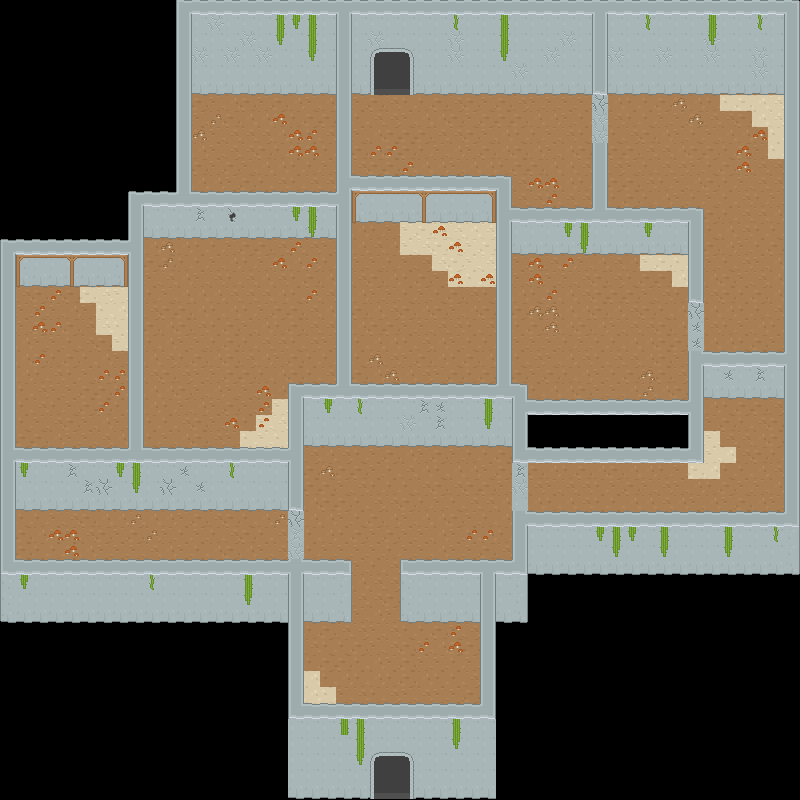

A 2D game scene composited from a Tiled map and its tileset images. What follows is a short description and the map's XML, with each tile layer's data collapsed to a summary:
An orthogonal 50x50 tile map with 16x16 px tiles, 12 tile layers (Ground, Wall, Decorations, Cracked1, ...).

<map version="1.10" tiledversion="1.11.2" orientation="orthogonal" renderorder="right-down" width="50" height="50" tilewidth="16" tileheight="16" infinite="0" nextlayerid="17" nextobjectid="1">
 <editorsettings>
  <export target="floorFive.json" format="json" />
 </editorsettings>
 <tileset firstgid="1" name="tilemap_packed" tilewidth="17" tileheight="17" tilecount="476" columns="28">
  <image source="tilemap_packed.png" width="492" height="305" />
  <tile id="0">
   <properties>
    <property name="door" type="bool" value="true" />
   </properties>
  </tile>
  <tile id="8">
   <properties>
    <property name="wall" type="bool" value="true" />
   </properties>
  </tile>
  <tile id="9">
   <properties>
    <property name="wall" type="bool" value="true" />
   </properties>
  </tile>
  <tile id="10">
   <properties>
    <property name="wall" type="bool" value="true" />
   </properties>
  </tile>
  <tile id="11">
   <properties>
    <property name="wall" type="bool" value="true" />
   </properties>
  </tile>
  <tile id="12">
   <properties>
    <property name="wall" type="bool" value="true" />
   </properties>
  </tile>
  <tile id="13">
   <properties>
    <property name="wall" type="bool" value="true" />
   </properties>
  </tile>
  <tile id="14">
   <properties>
    <property name="wall" type="bool" value="true" />
   </properties>
  </tile>
  <tile id="15">
   <properties>
    <property name="wall" type="bool" value="true" />
   </properties>
  </tile>
  <tile id="16">
   <properties>
    <property name="wall" type="bool" value="true" />
   </properties>
  </tile>
  <tile id="17">
   <properties>
    <property name="wall" type="bool" value="true" />
   </properties>
  </tile>
  <tile id="18">
   <properties>
    <property name="wall" type="bool" value="true" />
   </properties>
  </tile>
  <tile id="19">
   <properties>
    <property name="wall" type="bool" value="true" />
   </properties>
  </tile>
  <tile id="20">
   <properties>
    <property name="wall" type="bool" value="true" />
   </properties>
  </tile>
  <tile id="36">
   <properties>
    <property name="wall" type="bool" value="true" />
   </properties>
  </tile>
  <tile id="37">
   <properties>
    <property name="wall" type="bool" value="true" />
   </properties>
  </tile>
  <tile id="38">
   <properties>
    <property name="wall" type="bool" value="true" />
   </properties>
  </tile>
  <tile id="39">
   <properties>
    <property name="wall" type="bool" value="true" />
   </properties>
  </tile>
  <tile id="40">
   <properties>
    <property name="wall" type="bool" value="true" />
   </properties>
  </tile>
  <tile id="41">
   <properties>
    <property name="wall" type="bool" value="true" />
   </properties>
  </tile>
  <tile id="42">
   <properties>
    <property name="wall" type="bool" value="true" />
   </properties>
  </tile>
  <tile id="43">
   <properties>
    <property name="wall" type="bool" value="true" />
   </properties>
  </tile>
  <tile id="44">
   <properties>
    <property name="wall" type="bool" value="true" />
   </properties>
  </tile>
  <tile id="45">
   <properties>
    <property name="wall" type="bool" value="true" />
   </properties>
  </tile>
  <tile id="46">
   <properties>
    <property name="wall" type="bool" value="true" />
   </properties>
  </tile>
  <tile id="47">
   <properties>
    <property name="wall" type="bool" value="true" />
   </properties>
  </tile>
  <tile id="48">
   <properties>
    <property name="wall" type="bool" value="true" />
   </properties>
  </tile>
  <tile id="64">
   <properties>
    <property name="wall" type="bool" value="true" />
   </properties>
  </tile>
  <tile id="65">
   <properties>
    <property name="wall" type="bool" value="true" />
   </properties>
  </tile>
  <tile id="66">
   <properties>
    <property name="wall" type="bool" value="true" />
   </properties>
  </tile>
  <tile id="67">
   <properties>
    <property name="wall" type="bool" value="true" />
   </properties>
  </tile>
  <tile id="68">
   <properties>
    <property name="wall" type="bool" value="true" />
   </properties>
  </tile>
  <tile id="69">
   <properties>
    <property name="wall" type="bool" value="true" />
   </properties>
  </tile>
  <tile id="70">
   <properties>
    <property name="wall" type="bool" value="true" />
   </properties>
  </tile>
  <tile id="71">
   <properties>
    <property name="wall" type="bool" value="true" />
   </properties>
  </tile>
  <tile id="72">
   <properties>
    <property name="wall" type="bool" value="true" />
   </properties>
  </tile>
  <tile id="73">
   <properties>
    <property name="wall" type="bool" value="true" />
   </properties>
  </tile>
  <tile id="74">
   <properties>
    <property name="wall" type="bool" value="true" />
   </properties>
  </tile>
  <tile id="75">
   <properties>
    <property name="wall" type="bool" value="true" />
   </properties>
  </tile>
  <tile id="76">
   <properties>
    <property name="wall" type="bool" value="true" />
   </properties>
  </tile>
  <tile id="92">
   <properties>
    <property name="crack" type="bool" value="true" />
    <property name="wall" type="bool" value="false" />
   </properties>
  </tile>
  <tile id="93">
   <properties>
    <property name="crack" type="bool" value="true" />
    <property name="wall" type="bool" value="false" />
   </properties>
  </tile>
  <tile id="94">
   <properties>
    <property name="crack" type="bool" value="true" />
    <property name="wall" type="bool" value="false" />
   </properties>
  </tile>
  <tile id="95">
   <properties>
    <property name="crack" type="bool" value="true" />
    <property name="wall" type="bool" value="false" />
   </properties>
  </tile>
  <tile id="96">
   <properties>
    <property name="crack" type="bool" value="true" />
    <property name="wall" type="bool" value="false" />
   </properties>
  </tile>
  <tile id="97">
   <properties>
    <property name="crack" type="bool" value="true" />
    <property name="wall" type="bool" value="false" />
   </properties>
  </tile>
  <tile id="98">
   <properties>
    <property name="crack" type="bool" value="true" />
    <property name="wall" type="bool" value="false" />
   </properties>
  </tile>
  <tile id="99">
   <properties>
    <property name="crack" type="bool" value="true" />
    <property name="wall" type="bool" value="false" />
   </properties>
  </tile>
  <tile id="100">
   <properties>
    <property name="wall" type="bool" value="true" />
   </properties>
  </tile>
  <tile id="101">
   <properties>
    <property name="wall" type="bool" value="true" />
   </properties>
  </tile>
  <tile id="102">
   <properties>
    <property name="wall" type="bool" value="true" />
   </properties>
  </tile>
  <tile id="103">
   <properties>
    <property name="wall" type="bool" value="true" />
   </properties>
  </tile>
  <tile id="104">
   <properties>
    <property name="wall" type="bool" value="true" />
   </properties>
  </tile>
  <tile id="124">
   <properties>
    <property name="wall" type="bool" value="true" />
   </properties>
  </tile>
  <tile id="125">
   <properties>
    <property name="wall" type="bool" value="true" />
   </properties>
  </tile>
  <tile id="126">
   <properties>
    <property name="wall" type="bool" value="true" />
   </properties>
  </tile>
  <tile id="127">
   <properties>
    <property name="wall" type="bool" value="true" />
   </properties>
  </tile>
  <tile id="128">
   <properties>
    <property name="wall" type="bool" value="true" />
   </properties>
  </tile>
  <tile id="129">
   <properties>
    <property name="wall" type="bool" value="true" />
   </properties>
  </tile>
  <tile id="130">
   <properties>
    <property name="wall" type="bool" value="true" />
   </properties>
  </tile>
  <tile id="131">
   <properties>
    <property name="wall" type="bool" value="true" />
   </properties>
  </tile>
  <tile id="132">
   <properties>
    <property name="wall" type="bool" value="true" />
   </properties>
  </tile>
  <tile id="301">
   <properties>
    <property name="doors" type="bool" value="true" />
   </properties>
  </tile>
  <tile id="302">
   <properties>
    <property name="doors" type="bool" value="true" />
   </properties>
  </tile>
  <tile id="303">
   <properties>
    <property name="doors" type="bool" value="true" />
   </properties>
  </tile>
  <tile id="329">
   <properties>
    <property name="doors" type="bool" value="true" />
   </properties>
  </tile>
  <tile id="330">
   <properties>
    <property name="doors" type="bool" value="true" />
   </properties>
  </tile>
  <tile id="331">
   <properties>
    <property name="doors" type="bool" value="true" />
   </properties>
  </tile>
  <tile id="357">
   <properties>
    <property name="doors" type="bool" value="true" />
   </properties>
  </tile>
  <tile id="358">
   <properties>
    <property name="doors" type="bool" value="true" />
   </properties>
  </tile>
  <tile id="359">
   <properties>
    <property name="doors" type="bool" value="true" />
   </properties>
  </tile>
 </tileset>
 <layer id="3" name="Ground" width="50" height="50">
  <data>[2500 cells, 1712 non-empty, 13 distinct tile ids]</data>
 </layer>
 <layer id="1" name="Wall" width="50" height="50">
  <data>[2500 cells, 858 non-empty, 29 distinct tile ids]</data>
 </layer>
 <layer id="2" name="Decorations" width="50" height="50">
  <data>[2500 cells, 131 non-empty, 16 distinct tile ids]</data>
 </layer>
 <layer id="4" name="Cracked1" width="50" height="50">
  <data>[2500 cells, 12 non-empty, 6 distinct tile ids]</data>
 </layer>
 <layer id="8" name="Cracked2" width="50" height="50">
  <data>[2500 cells, 12 non-empty, 5 distinct tile ids]</data>
 </layer>
 <layer id="9" name="Cracked3" width="50" height="50">
  <data>[2500 cells, 12 non-empty, 5 distinct tile ids]</data>
 </layer>
 <layer id="10" name="Cracked4" width="50" height="50">
  <data>[2500 cells, 9 non-empty, 5 distinct tile ids]</data>
 </layer>
 <layer id="11" name="Cracked5" width="50" height="50">
  <data>[2500 cells, 3 non-empty, 3 distinct tile ids]</data>
 </layer>
 <layer id="13" name="Cracked6" width="50" height="50">
  <data>[2500 cells, 3 non-empty, 3 distinct tile ids]</data>
 </layer>
 <layer id="14" name="Cracked7" width="50" height="50">
  <data>[2500 cells, 9 non-empty, 5 distinct tile ids]</data>
 </layer>
 <layer id="15" name="Cracked8" width="50" height="50">
  <data>[2500 cells, 3 non-empty, 2 distinct tile ids]</data>
 </layer>
 <layer id="16" name="Cracked9" width="50" height="50">
  <data>[2500 cells, 3 non-empty, 2 distinct tile ids]</data>
 </layer>
</map>
